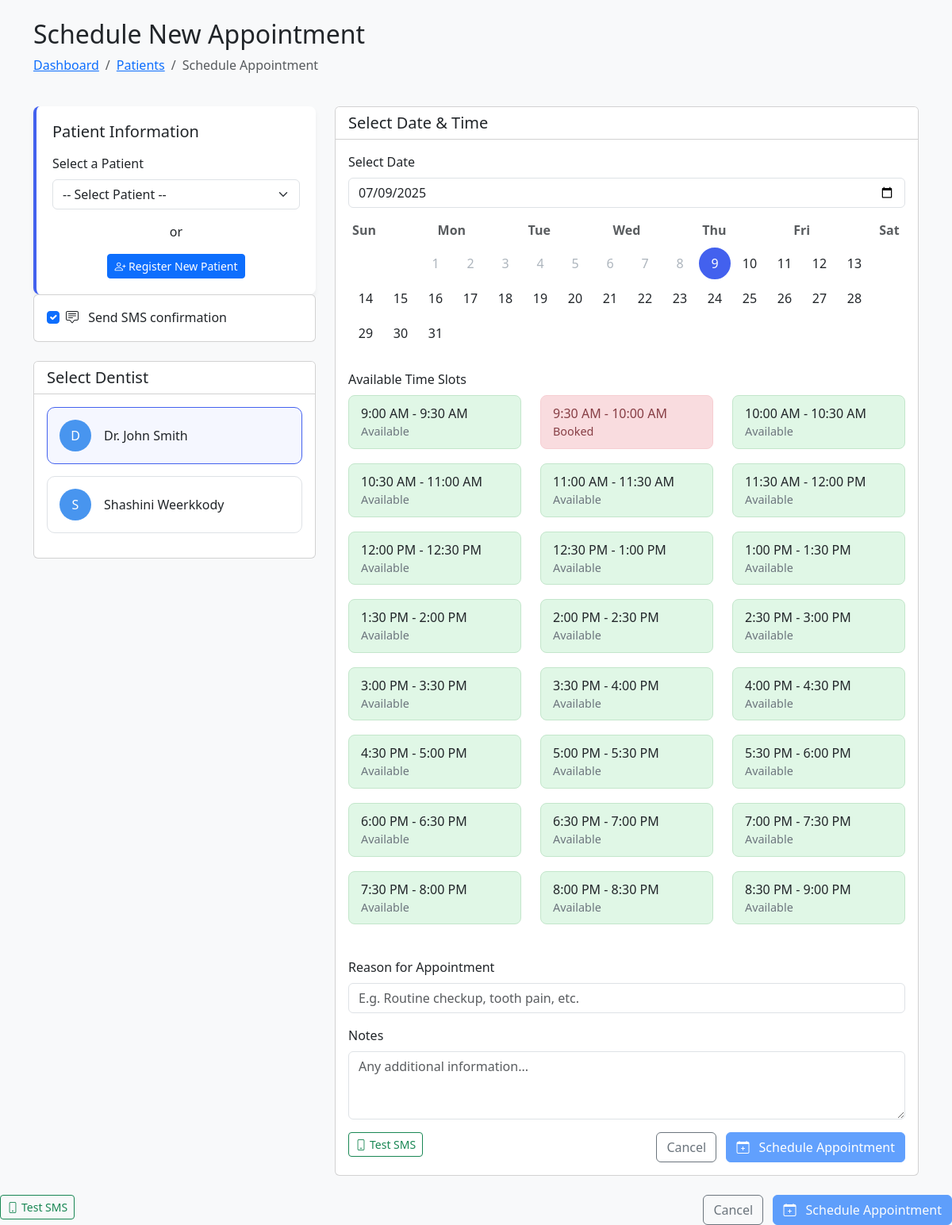
Page /DenTec/dashboard/staff/schedule_appointment.php (signed in) on the committed database.
### tables this page shows
CREATE TABLE `users` (
  `user_id` int(11) NOT NULL,
  `username` varchar(50) NOT NULL,
  `password_hash` varchar(255) NOT NULL,
  `full_name` varchar(100) NOT NULL,
  `email` varchar(100) NOT NULL,
  `role` enum('admin','dentist','staff') NOT NULL,
  `is_active` tinyint(1) DEFAULT 1,
  `last_login` datetime DEFAULT NULL,
  `created_at` timestamp NOT NULL DEFAULT current_timestamp(),
  `updated_at` timestamp NOT NULL DEFAULT current_timestamp() ON UPDATE current_timestamp()
);

### DenTec/dashboard/staff/sms_config.php (called while the page is built)
<?php
return [
    'api_token' => '726|prcvckoEIe9vUu6cbgysoTu0A25TLEhn7W9TbBXk20990b76',
    'sender_id' => 'TextLKDemo'
];
?>

### DenTec/dashboard/staff/schedule_appointment.php (the view, shortened to what this page needs)
<?php
include '../../includes/db_connect.php';
class TextLkGateway {
    private $config = [];
    public function __construct($config = []) {
        $this->config = $config;
    }
    public function isConfigured() {
        return !empty($this->config['api_token']) && !empty($this->config['sender_id']);
    }
}
$sms_config = [];
if (file_exists('sms_config.php')) {
    $sms_config = include('sms_config.php');
} else {
    $sms_config = [
        'api_token' => '726|prcvckoEIe9vUu6cbgysoTu0A25TLEhn7W9TbBXk20990b76',
        'sender_id' => 'DENTEC'
    ];
}
$sms_gateway = new TextLkGateway($sms_config);
$patient_id = isset($_GET['patient_id']) ? intval($_GET['patient_id']) : 0;
$selected_date = isset($_GET['date']) ? $_GET['date'] : date('Y-m-d');
$selected_dentist = isset($_GET['dentist_id']) ? intval($_GET['dentist_id']) : 0;
$patient = [];
$all_patients = [];
if ($patient_id === 0) {
    $patients_result = $conn->query("SELECT patient_id, CONCAT(first_name, ' ', last_name) AS name, file_number, phone FROM patients ORDER BY name");
    while ($row = $patients_result->fetch_assoc()) {
        $all_patients[] = $row;
    }
}
$dentists = $conn->query("SELECT user_id, full_name FROM users WHERE role = 'dentist' ORDER BY full_name");
if ($selected_dentist === 0 && $dentists->num_rows > 0) {
    $dentists->data_seek(0);
    $first_dentist = $dentists->fetch_assoc();
    $selected_dentist = $first_dentist['user_id'];
}
$existing_appointments = [];
if ($selected_date && $selected_dentist) {
    $stmt = $conn->prepare("SELECT start_time, end_time FROM appointments WHERE dentist_id = ? AND scheduled_date = ? AND status != 'Canceled'");
    $stmt->bind_param("is", $selected_dentist, $selected_date);
    $stmt->execute();
    $result = $stmt->get_result();
    while ($row = $result->fetch_assoc()) {
        $existing_appointments[] = [
            'start' => new DateTime($row['start_time']),
            'end' => new DateTime($row['end_time'])
        ];
    }
}
$time_slots = [];
$start = new DateTime('09:00');
$end = new DateTime('20:30');
$interval = new DateInterval('PT30M');
while ($start <= $end) {
    $slot_end = clone $start;
    $slot_end->add($interval);
    $is_available = true;
    foreach ($existing_appointments as $appt) {
        if ($start < $appt['end'] && $slot_end > $appt['start']) {
            $is_available = false;
            break;
        }
    }
    $time_slots[] = [
        'start' => clone $start,
        'end' => $slot_end,
        'available' => $is_available
    ];
    $start->add($interval);
}
?>
<!DOCTYPE html>
<html lang="en">
<head>
    <link href="https://cdn.jsdelivr.net/npm/bootstrap@5.3.0/dist/css/bootstrap.min.css" rel="stylesheet">
    <link href="https://cdn.jsdelivr.net/npm/bootstrap-icons@1.10.5/font/bootstrap-icons.css" rel="stylesheet">
</head>
<body>
    <div class="container py-4">
        <div class="row mb-4">
            <div class="col-12">
                <h2>Schedule New Appointment</h2>
                <nav aria-label="breadcrumb">
                    <ol class="breadcrumb">
                        <li class="breadcrumb-item"><a href="index.php">Dashboard</a></li>
                        <li class="breadcrumb-item"><a href="patient.php">Patients</a></li>
                        <li class="breadcrumb-item active" aria-current="page">Schedule Appointment</li>
                    </ol>
                </nav>
            </div>
        </div>
        <div class="row">
            <div class="col-md-4 mb-4">
                <div class="patient-info-card">
                    <h5 class="mb-3">Patient Information</h5>
                    <?php if ($patient): ?>
                        <div class="d-flex align-items-center mb-3">
                            <div class="avatar me-3" style="width: 50px; height: 50px; font-size: 1.25rem; background-color: var(--primary-color); color: white; display: flex; align-items: center; justify-content: center; border-radius: 50%;">
                                <?php echo strtoupper(substr($patient['name'], 0, 1)); ?>
                            </div>
                            <div>
                                <h6 class="mb-0"><?php echo htmlspecialchars($patient['name']); ?></h6>
                                <small class="text-muted">ID: <?php echo $patient['patient_id']; ?></small>
                            </div>
                        </div>
                        <div class="mb-2">
                            <small class="text-muted">File Number:</small>
                            <p class="mb-0"><?php echo htmlspecialchars($patient['file_number']); ?></p>
                        </div>
                        <div class="mb-2">
                            <small class="text-muted">Phone:</small>
                            <p class="mb-0"><?php echo htmlspecialchars($patient['phone'] ?? 'Not provided'); ?></p>
                        </div>
                    <?php elseif (!empty($all_patients)): ?>
                        <div class="mb-3">
                            <label for="patientSelect" class="form-label">Select a Patient</label>
                            <select class="form-select" id="patientSelect" onchange="selectPatient(this.value)">
                                <option value="">-- Select Patient --</option>
                            </select>
                        </div>
                        <div class="text-center mt-3">
                            <p>or</p>
                            <a href="register_patient.php" class="btn btn-sm btn-primary">
                                <i class="bi bi-person-plus"></i> Register New Patient
                            </a>
                        </div>
                    <?php else: ?>
                        <div class="alert alert-warning">
                            No patients found in the system. <a href="register_patient.php" class="alert-link">Register a patient first</a>.
                        </div>
                    <?php endif; ?>
                </div>
                <?php if ($patient || !empty($all_patients)): ?>
                <div class="card mb-4">
                    <div class="card-body">
                        <div class="form-check">
                            <input class="form-check-input" type="checkbox" id="smsEnabled" name="send_sms" <?php echo $sms_gateway->isConfigured() ? 'checked' : 'disabled'; ?>>
                            <label class="form-check-label" for="smsEnabled">
                                <i class="bi bi-chat-square-text me-2"></i>
                                Send SMS confirmation
                            </label>
                        </div>
                    </div>
                </div>
                <?php endif; ?>
                <div class="card mb-4">
                    <div class="card-header bg-white">
                        <h5 class="mb-0">Select Dentist</h5>
                    </div>
                    <div class="card-body">
                        <?php if ($dentists && $dentists->num_rows > 0): ?>
                            <?php
                            $dentists->data_seek(0);
                            while ($dentist = $dentists->fetch_assoc()):
                            ?>
                                <div class="dentist-card <?php echo $selected_dentist == $dentist['user_id'] ? 'selected' : ''; ?>"
                                     onclick="selectDentist(<?php echo $dentist['user_id']; ?>)">
                                    <div class="d-flex align-items-center">
                                        <div class="avatar me-3" style="width: 40px; height: 40px; background-color: var(--accent-color); color: white; display: flex; align-items: center; justify-content: center; border-radius: 50%;">
                                            <?php echo strtoupper(substr($dentist['full_name'], 0, 1)); ?>
                                        </div>
                                        <div>
                                            <h6 class="mb-0"><?php echo htmlspecialchars($dentist['full_name']); ?></h6>
                                        </div>
                                    </div>
                                </div>
                            <?php endwhile; ?>
                        <?php else: ?>
                            <div class="alert alert-warning">
                                No dentists available.
                            </div>
                        <?php endif; ?>
                    </div>
                </div>
            </div>
            <div class="col-md-8">
                <div class="card">
                    <div class="card-header bg-white">
                        <h5 class="mb-0">Select Date & Time</h5>
                    </div>
                    <div class="card-body">
                        <form id="appointmentForm" method="post" action="">
                            <div class="mb-4">
                                <label class="form-label">Select Date</label>
                                <input type="date" class="form-control mb-3" id="appointmentDate" name="date"
                                       value="<?php echo $selected_date; ?>"
                                       min="<?php echo date('Y-m-d'); ?>">
                                <div class="d-flex justify-content-between mb-2">
                                    <?php
                                    $days = ['Sun', 'Mon', 'Tue', 'Wed', 'Thu', 'Fri', 'Sat'];
                                    foreach ($days as $day) {
                                        echo '<div class="text-center text-muted fw-bold" style="width: 40px;">' . $day . '</div>';
                                    }
                                    ?>
                                </div>
                                <div class="d-flex flex-wrap">
                                    <?php
                                    $calendar_date = new DateTime();
                                    $calendar_date->modify('first day of this month');
                                    $first_day = $calendar_date->format('w');
                                    $days_in_month = $calendar_date->format('t');
                                    for ($i = 0; $i < $first_day; $i++) {
                                        echo '<div class="calendar-day disabled"></div>';
                                    }
                                    for ($i = 1; $i <= $days_in_month; $i++) {
                                        $current_date = $calendar_date->format('Y-m') . '-' . str_pad($i, 2, '0', STR_PAD_LEFT);
                                        $is_today = $current_date == date('Y-m-d');
                                        $is_selected = $current_date == $selected_date;
                                        $is_past = $current_date < date('Y-m-d');
                                        $classes = 'calendar-day';
                                        if ($is_past) {
                                            $classes .= ' disabled';
                                        } else {
                                            if ($is_today) $classes .= ' today';
                                            if ($is_selected) $classes .= ' selected';
                                        }
                                        echo '<div class="' . $classes . '" ' .
                                             ($is_past ? '' : 'onclick="selectDate(\'' . $current_date . '\')"') .
                                             '>' . $i . '</div>';
                                    }
                                    ?>
                                </div>
                            </div>
                            <div class="mb-4">
                                <label class="form-label">Available Time Slots</label>
                                <div class="row" id="timeSlotsContainer">
                                    <?php foreach ($time_slots as $slot): ?>
                                        <div class="col-md-4 mb-2">
                                            <div class="time-slot <?php echo $slot['available'] ? 'available' : 'booked'; ?>"
                                                 onclick="<?php echo $slot['available'] ? 'selectTimeSlot(this, \'' . $slot['start']->format('H:i:s') . '\')' : ''; ?>">
                                                <div class="time-slot-label">
                                                    <?php echo $slot['start']->format('g:i A'); ?> - <?php echo $slot['end']->format('g:i A'); ?>
                                                </div>
                                                <div class="time-slot-time">
                                                    <?php echo $slot['available'] ? 'Available' : 'Booked'; ?>
                                                </div>
                                            </div>
                                        </div>
                                    <?php endforeach; ?>
                                </div>
                            </div>
                            <div class="mb-3">
                                <label for="reason" class="form-label">Reason for Appointment</label>
                                <input type="text" class="form-control" id="reason" name="reason" placeholder="E.g. Routine checkup, tooth pain, etc." required>
                            </div>
                            <div class="mb-3">
                                <label for="notes" class="form-label">Notes</label>
                                <textarea class="form-control" id="notes" name="notes" rows="3" placeholder="Any additional information..."></textarea>
                            </div>
                            <div class="d-flex justify-content-between">
                                <div>
                                    <?php if ($sms_gateway->isConfigured()): ?>
                                        <button type="button" class="btn btn-outline-success btn-sm" onclick="testSMS()">
                                            <i class="bi bi-phone me-1"></i>Test SMS
                                        </button>
                                    <?php endif; ?>
                                </div>
                                <div>
                                    <a href="index.php" class="btn btn-outline-secondary me-2">Cancel</a>
                                    <button type="submit" class="btn btn-primary" id="submitBtn" <?php echo !$patient_id ? 'disabled' : ''; ?>>
                                        <i class="bi bi-calendar-plus me-2"></i>
                                        Schedule Appointment
                                    </button>
                                </div>
                            </div>
                        </form>
                    </div>
                </div>
            </div>
        </div>
    </div>
    <div class="d-flex justify-content-between">
                                <div>
                                    <?php if ($sms_gateway->isConfigured()): ?>
                                        <button type="button" class="btn btn-outline-success btn-sm" onclick="testSMS()">
                                            <i class="bi bi-phone me-1"></i>Test SMS
                                        </button>
                                    <?php endif; ?>
                                </div>
                                <div>
                                    <a href="index.php" class="btn btn-outline-secondary me-2">Cancel</a>
                                    <button type="submit" class="btn btn-primary" id="submitBtn" <?php echo !$patient_id ? 'disabled' : ''; ?>>
                                        <i class="bi bi-calendar-plus me-2"></i>
                                        Schedule Appointment
                                    </button>
                                </div>
                            </div>
</body>
</html>

### rows in the picture
users: full_name "D", full_name "Dr. John Smith"
users: full_name "S", full_name "Shashini Weerkkody"

### other values in the picture
$day "Sun"
$day "Mon"
$day "Tue"
$day "Wed"
$day "Thu"
$day "Fri"
$day "Sat"
$slot['start']->format('g:i A') "9:00 AM"
$slot['end']->format('g:i A') "9:30 AM"
$slot['start']->format('g:i A') "9:30 AM"
$slot['end']->format('g:i A') "10:00 AM"
$slot['start']->format('g:i A') "10:00 AM"
$slot['end']->format('g:i A') "10:30 AM"
$slot['start']->format('g:i A') "10:30 AM"
$slot['end']->format('g:i A') "11:00 AM"
